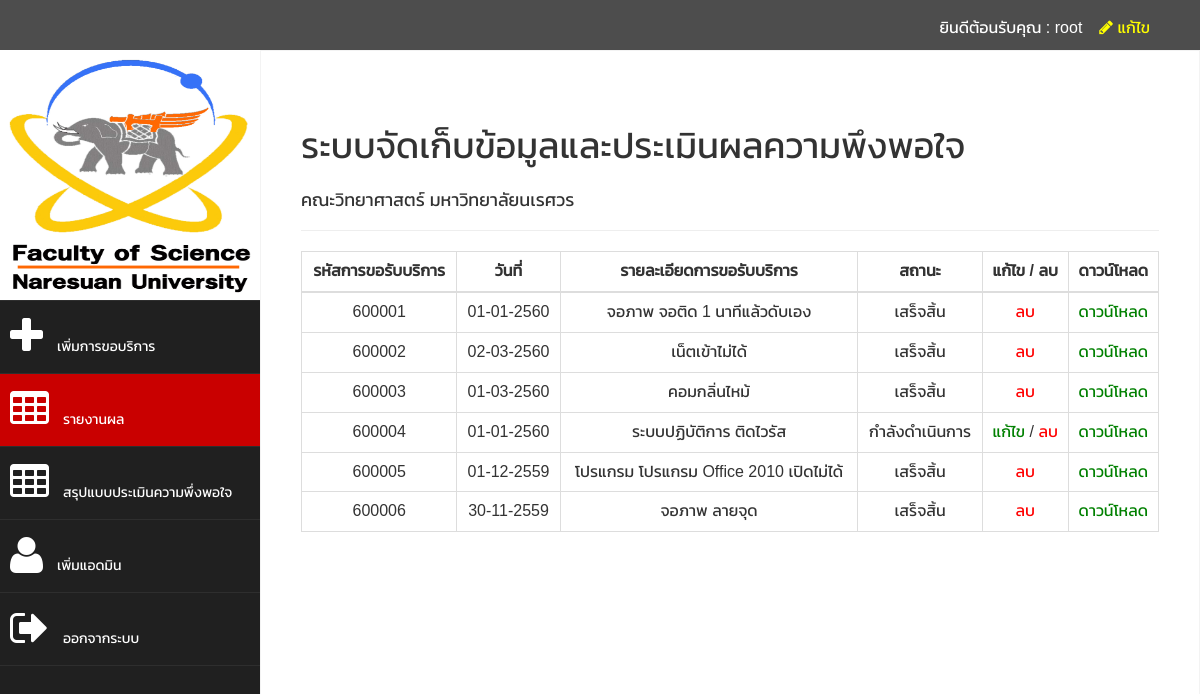
/www/rating/admin/manage_report.php (signed in), run on the app's committed database.
### tables this page shows
CREATE TABLE `service` (
  `id` int(11) UNSIGNED NOT NULL,
  `service_code` varchar(255) NOT NULL,
  `full_name` varchar(255) NOT NULL,
  `major` varchar(255) NOT NULL,
  `created_at` varchar(255) NOT NULL
);

CREATE TABLE `problem` (
  `service_id` int(11) UNSIGNED NOT NULL,
  `hardware` varchar(255) DEFAULT NULL,
  `software` varchar(255) DEFAULT NULL,
  `network` varchar(255) DEFAULT NULL,
  `other` varchar(255) DEFAULT NULL,
  `note` varchar(255) DEFAULT NULL
);

CREATE TABLE `status` (
  `service_id` int(11) UNSIGNED NOT NULL,
  `status` varchar(255) NOT NULL
);

### www/rating/admin/manage_report.php (the view, shortened to what this page needs)
<?php
  include "header_admin.php";
  include "navbarside_admin.php";
  include "../process/config.php";
?>
<div class="row" style="margin-top: 20px;">
  <div class="col-xs-12 col-sm-12 col-md-12">
    <div class="form-group">
      <h1>ระบบจัดเก็บข้อมูลและประเมินผลความพึงพอใจ</h1>
    </div>
    <div class="form-group">
      <h4>คณะวิทยาศาสตร์ มหาวิทยาลัยนเรศวร</h4>
    </div>
    <div class="form-group">
      <hr>
    </div>
  </div>
  <div class="col-md-12">
    <div class="table-responsive">
      <table class="table table-bordered">
        <thead>
          <tr>
            <th>รหัสการขอรับบริการ</th>
            <th>วันที่</th>
            <th>รายละเอียดการขอรับบริการ</th>
            <th>สถานะ</th>
            <th>แก้ไข / ลบ</th>
            <th>ดาวน์โหลด</th>
          </tr>
        </thead>
        <tbody>
          <?php
            $sql = "SELECT * FROM service";
            $result_service = $conn->query($sql);
            while ($row_service = mysqli_fetch_assoc($result_service)) {
              echo "
                <tr>
                  <td>".$row_service["service_code"]."</td>
                  <td>".$row_service["created_at"]."</td>
              ";
              $service_id = $row_service["id"];
              $sql = "SELECT * FROM problem WHERE service_id = $service_id";
              $result_problem = $conn->query($sql);
              while ($row_problem = mysqli_fetch_assoc($result_problem)) {
                echo "<td>".
                $row_problem["hardware"]." ".
                $row_problem["software"]." ".
                $row_problem["network"]." ".
                $row_problem["other"]." ".
                $row_problem["note"].
                "</td>";
              }
              $sql = "SELECT * FROM status WHERE service_id = $service_id";
              $result_status = $conn->query($sql);
              while ($row_status = mysqli_fetch_assoc($result_status)) {
                echo "<td>".$row_status["status"]."</td>";
                if ($row_status["status"] != "เสร็จสิ้น") {
                 echo "
                 <td><a style='color: green;' href='update_service.php?id=".$service_id."'>แก้ไข</a> / <a style='color: red;' href='../process/delete_service.php?id=".$service_id."'>ลบ</a></td>
                 ";
                } else {
                    echo "
                    <td><a style='color: red;' href='../process/delete_service.php?id=".$service_id."'>ลบ</a></td>
                    ";
                }
              }
              echo "
                  <td><a style='color: green;' target='_blank' href='../process/download.php?id=".$service_id."'>ดาวน์โหลด</a></td>
                </tr>
              ";
            }
          ?>
        </tbody>
      </table>
    </div>
  </div>
</div>
<?php include "footer.php"; ?>

### www/rating/assets/css/custom.css (style rules this page uses)
body { font-family: 'Open Sans', sans-serif; }
h4 { padding-top:10px; }

### www/rating/admin/header_admin.php (style rules this page uses)
body { font-family: 'Kanit', sans-serif; }

### www/rating/admin/manage_report.php (style rules this page uses)
tr th { text-align: center !important; font-size: 16px; }
tr td { text-align: center !important; font-size: 16px; }

### data on the page
service: service_code "600001", created_at "01-01-2560"
problem: hardware "จอภาพ", note "จอติด 1 นาทีแล้วดับเอง"
status: status "เสร็จสิ้น"
service: service_code "600002", created_at "02-03-2560"
problem: other "เน็ตเข้าไม่ได้"
status: status "เสร็จสิ้น"
service: service_code "600003", created_at "01-03-2560"
problem: other "คอมกลิ่นไหม้"
status: status "เสร็จสิ้น"
service: service_code "600004", created_at "01-01-2560"
problem: software "ระบบปฏิบัติการ", note "ติดไวรัส"
status: status "กำลังดำเนินการ"
service: service_code "600005", created_at "01-12-2559"
problem: software "โปรแกรม", note "โปรแกรม Office 2010 เปิดไม่ได้"
status: status "เสร็จสิ้น"
service: service_code "600006", created_at "30-11-2559"
problem: hardware "จอภาพ", note "ลายจุด"
status: status "เสร็จสิ้น"

### other printed values
$_SESSION["username"] "root"
